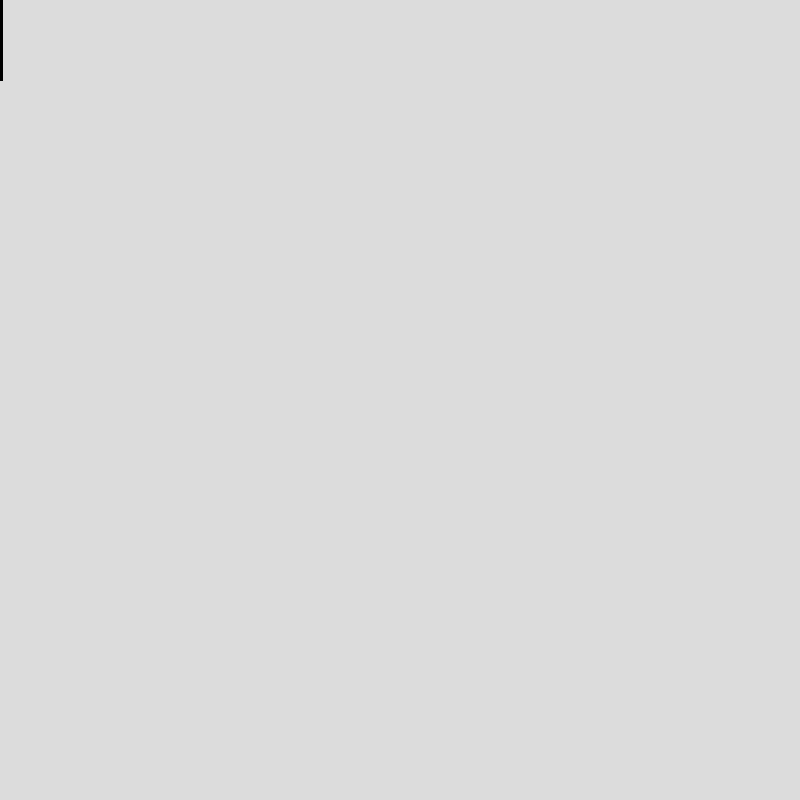
Frame 1 (no input)
Frame 60 (no input): identical to frame 1, image omitted
Frame 120 (the mouse pressed at the canvas centre since frame 60): identical to frame 1, image omitted

The p5.js sketch that drew this single still picture (run headless with seeded random() and noise() and a simulated clock; from frame 60 on, the mouse is pressed at the canvas centre):

// p5.js sketch
// ── sketch.js
function setup() {
  createCanvas(800, 800);
}

function draw() {
  pivot = 0
  length = 10

  background(220);
  push()
  //translate(width/2, height/2)
  scale(2)
  //rotate(2)
  rect(pivot/length, 0, 1, 40)
  pop()
}

function getTorque(radius, force) {
  return radius * force.y
}

let forces = []
let pivot, mass, length, angularVelocity, angularAcceleration, angle

function sumTorque() {
  let netTorque = 0
  for (let i = 0; i < forces.length; i += 1) {
      const r = forces[i][0] - pivot
      const F = forces[i][1]
      const T = getTorque(r, F)
      netTorque += T

  }

  return netTorque
}
